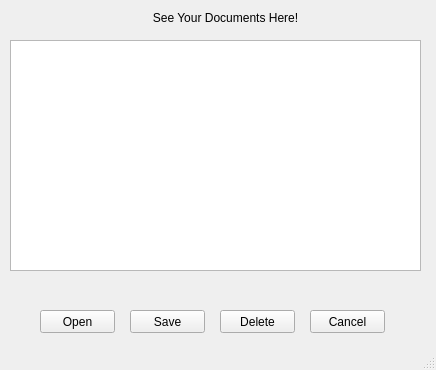
<?xml version="1.0" encoding="UTF-8"?>
<ui version="4.0">
 <class>Documents</class>
 <widget class="QMainWindow" name="Documents">
  <property name="geometry">
   <rect>
    <x>0</x>
    <y>0</y>
    <width>436</width>
    <height>370</height>
   </rect>
  </property>
  <property name="windowTitle">
   <string>MainWindow</string>
  </property>
  <widget class="QWidget" name="centralwidget">
   <widget class="QTextEdit" name="textEdit">
    <property name="geometry">
     <rect>
      <x>10</x>
      <y>40</y>
      <width>411</width>
      <height>231</height>
     </rect>
    </property>
   </widget>
   <widget class="QLabel" name="label">
    <property name="geometry">
     <rect>
      <x>110</x>
      <y>10</y>
      <width>231</width>
      <height>16</height>
     </rect>
    </property>
    <property name="text">
     <string>See Your Documents Here!</string>
    </property>
    <property name="alignment">
     <set>Qt::AlignCenter</set>
    </property>
   </widget>
   <widget class="QPushButton" name="pushButton">
    <property name="geometry">
     <rect>
      <x>40</x>
      <y>310</y>
      <width>75</width>
      <height>23</height>
     </rect>
    </property>
    <property name="text">
     <string>Open</string>
    </property>
   </widget>
   <widget class="QPushButton" name="pushButton_2">
    <property name="geometry">
     <rect>
      <x>130</x>
      <y>310</y>
      <width>75</width>
      <height>23</height>
     </rect>
    </property>
    <property name="text">
     <string>Save</string>
    </property>
   </widget>
   <widget class="QPushButton" name="pushButton_3">
    <property name="geometry">
     <rect>
      <x>220</x>
      <y>310</y>
      <width>75</width>
      <height>23</height>
     </rect>
    </property>
    <property name="text">
     <string>Delete</string>
    </property>
   </widget>
   <widget class="QPushButton" name="pushButton_4">
    <property name="geometry">
     <rect>
      <x>310</x>
      <y>310</y>
      <width>75</width>
      <height>23</height>
     </rect>
    </property>
    <property name="text">
     <string>Cancel</string>
    </property>
   </widget>
  </widget>
  <widget class="QStatusBar" name="statusbar"/>
  <action name="actionNew">
   <property name="text">
    <string>New</string>
   </property>
  </action>
  <action name="actionEdit">
   <property name="text">
    <string>Edit</string>
   </property>
  </action>
  <action name="actionSave">
   <property name="text">
    <string>Save</string>
   </property>
  </action>
  <action name="actionOpen">
   <property name="text">
    <string>Open</string>
   </property>
  </action>
  <action name="actionFonts">
   <property name="text">
    <string>Fonts</string>
   </property>
  </action>
 </widget>
 <resources/>
 <connections/>
</ui>
